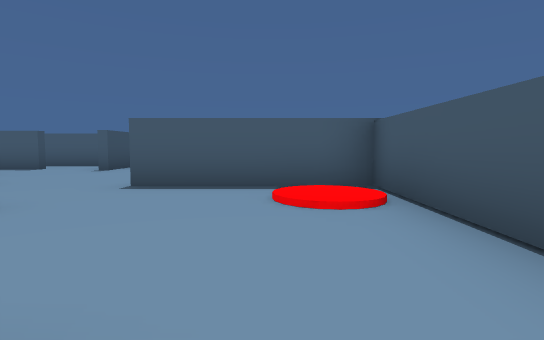
[1] (above)

15 first-person views from a walk through a scene from a Unity 3-D project. The camera is 0.28 m above the floor, tilts 4° down and sees 80° across. The floor is counted in squares, 0.5 m on a side. Each view is taken from the middle of a square. On the plan, view 1 faces up. The plan holds only what a view shows up to about 9 squares ahead; the rest is blank. The place goes on beyond the plan. The player character is not drawn.

[2]
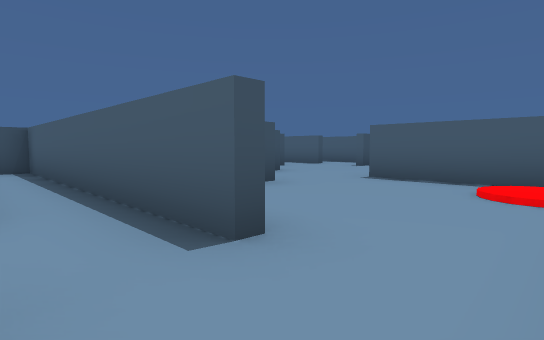

[3]
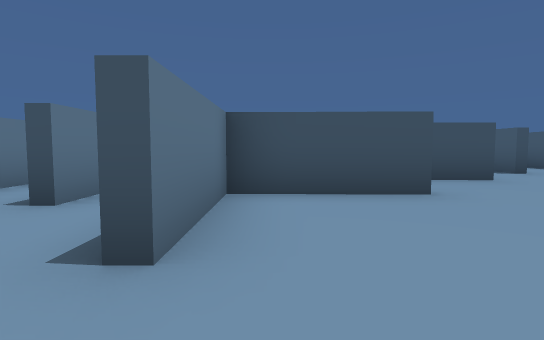

[4]
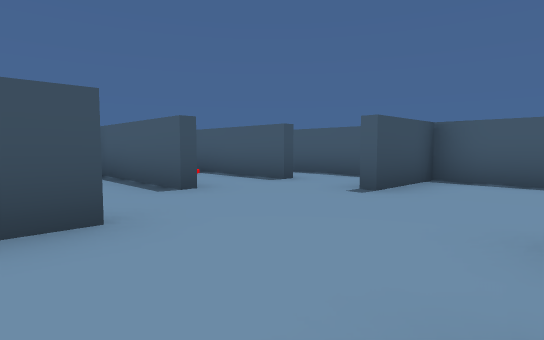

[5]
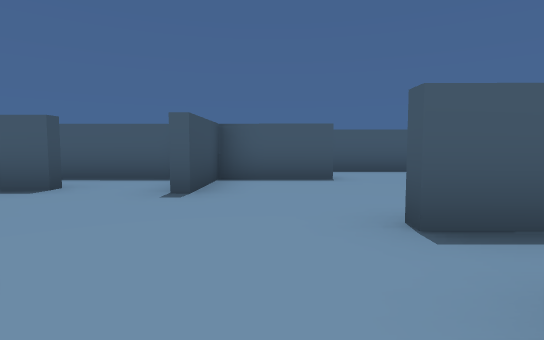

[6]
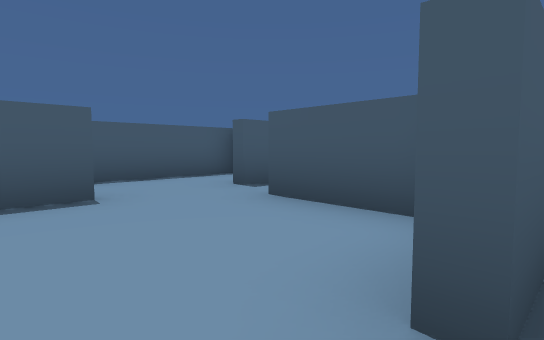

[7]
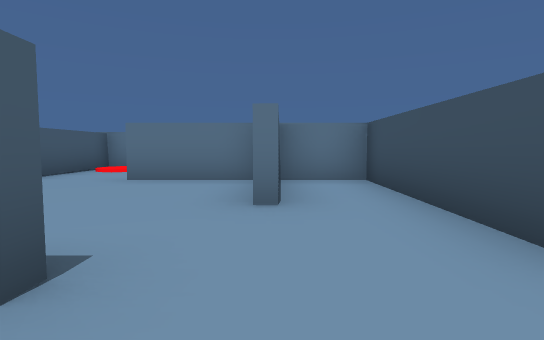

[8]
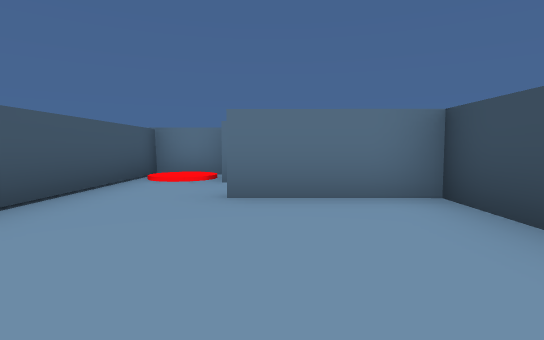

[9]
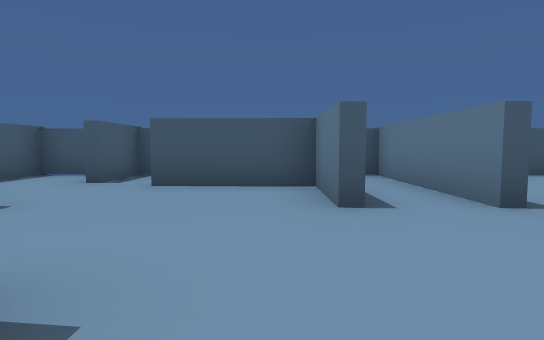

[10]
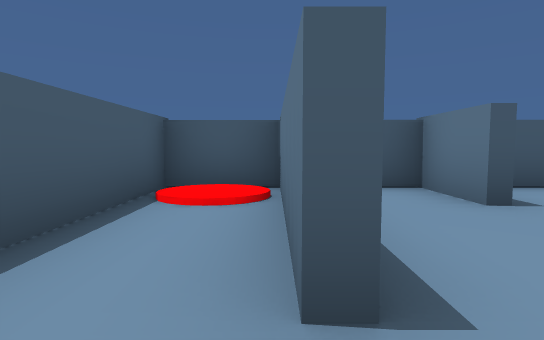

[11]
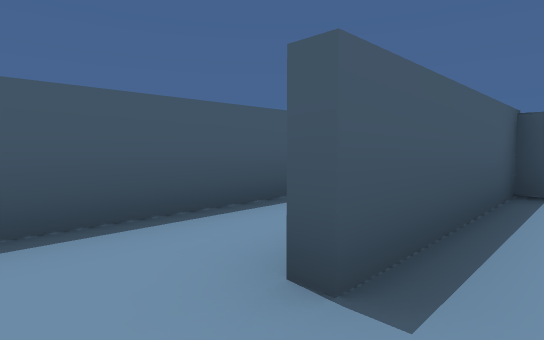

[12]
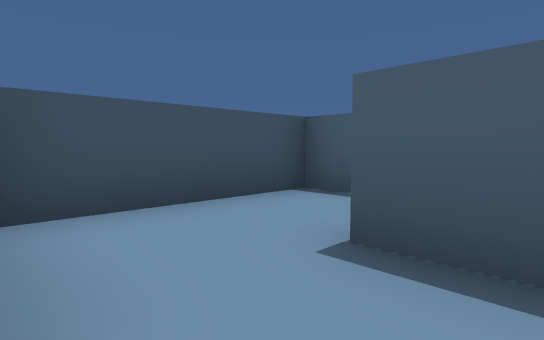

[13]
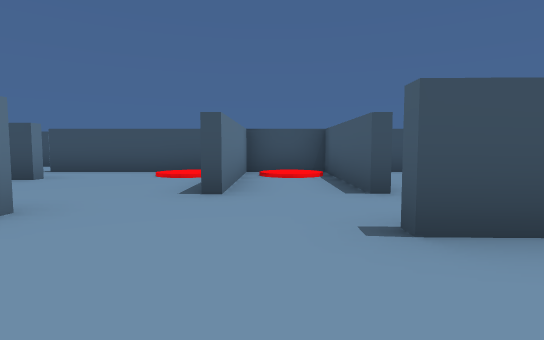

[14]
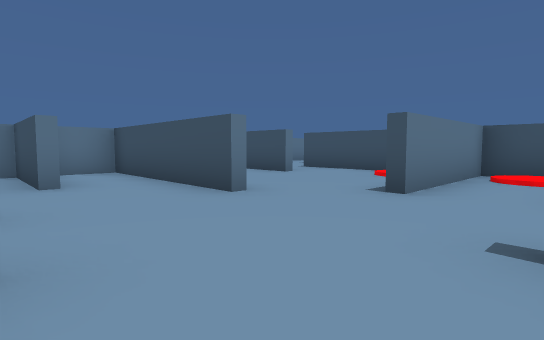

[15]
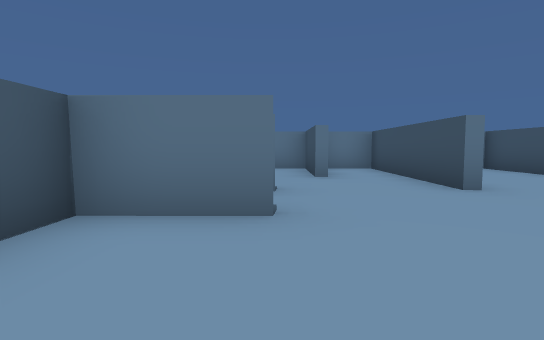

### Floor plan
Points are (right, up) in squares from view 1. A wall is a line through its corners. A room is listed if a view was taken in it or the views show most of it. See-through windows are left out.
Room 1 (views 1, 2, 3, 4, 5, 6, 7, 8, 9, 12, 13, 14, 15)
walls: (-2.8, 2.9) (-2.9, 0.5) (-0.5, 0.4); (-2.1, 6.4) (-0.4, 6.4) (-0.3, 8.8); (-4.5, 4.8) (-4.6, 0.5) (-3.1, 0.5); (-0.5, 0.2) (-6, 0.2); (-5.8, 6.2) (-9.1, 6.2); (-5.8, 8.2) (-9.4, 8.2) (-9.4, 6.4) (-5.8, 6.4); (-1.8, 9.8) (-3.9, 9.8) (-4, 7.8); (0, -2.7) (1.4, -2.7) (1.4, 4.6) (-2.1, 4.7)
ways out: opening at (-1, 10) to room 4; opening at (-5, 8)
Room 2 (views 10, 11)
walls: (-3.8, 12.6) (-3.9, 10.2)
ways out: opening at (-3, 12) to room 3; opening at (-2, 11) to room 4
Room 3 (no view inside)
walls: (-2, 11.9) (1, 11.9); (1.5, 11.9) (1.5, 13.5) (-3.8, 13.5) (-3.8, 12.6)
ways out: opening at (-3, 12) to room 2
Room 4 (no view inside)
walls: (0.1, 9.9) (1.5, 9.9) (1.5, 11.6) (-2, 11.7)
ways out: opening at (-1, 10) to room 1; opening at (-2, 11) to room 2

Positions as (right, up) in squares from view 1, and headings:
1: (0, 0), facing up
2: (1, -1), facing up-left
3: (1, 1), facing left
4: (-2, 4), facing up-left
5: (-3, 4), facing up
6: (-3, 6), facing up-right
7: (-3, 6), facing down
8: (-1, 4), facing down
9: (-5, 7), facing right
10: (-3, 12), facing right
11: (-3, 11), facing up-right
12: (-1, 10), facing up-left
13: (-2, 7), facing left
14: (-2, 8), facing down-left
15: (-2, 9), facing down
